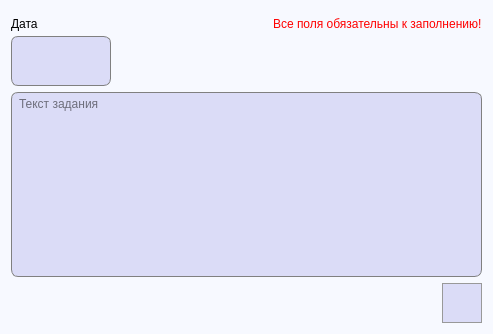
<?xml version="1.0" encoding="UTF-8"?>
<ui version="4.0">
 <class>AddTask</class>
 <widget class="QDialog" name="AddTask">
  <property name="geometry">
   <rect>
    <x>0</x>
    <y>0</y>
    <width>493</width>
    <height>334</height>
   </rect>
  </property>
  <property name="windowTitle">
   <string>Добавление задания</string>
  </property>
  <property name="styleSheet">
   <string notr="true">QDialog {
	background-color: #f7f9ff;
}

QMessageBox {
	background-color: white;
}</string>
  </property>
  <layout class="QGridLayout" name="gridLayout_3">
   <item row="0" column="0">
    <layout class="QGridLayout" name="gridLayout">
     <property name="horizontalSpacing">
      <number>7</number>
     </property>
     <property name="verticalSpacing">
      <number>0</number>
     </property>
     <item row="1" column="0">
      <widget class="QLineEdit" name="dateLine">
       <property name="minimumSize">
        <size>
         <width>100</width>
         <height>25</height>
        </size>
       </property>
       <property name="maximumSize">
        <size>
         <width>100</width>
         <height>16777215</height>
        </size>
       </property>
       <property name="font">
        <font>
         <pointsize>10</pointsize>
        </font>
       </property>
       <property name="styleSheet">
        <string notr="true">QLineEdit {
	border: 1px solid gray;
    border-radius: 7px;
    background-color: #dbdcf7;
	padding-left: 3px;
	border-bottom-left-radius: 0px;
	border-bottom-right-radius: 0px;
	border-bottom: none;
}</string>
       </property>
      </widget>
     </item>
     <item row="2" column="0">
      <widget class="QLineEdit" name="timeLine">
       <property name="minimumSize">
        <size>
         <width>100</width>
         <height>25</height>
        </size>
       </property>
       <property name="maximumSize">
        <size>
         <width>100</width>
         <height>16777215</height>
        </size>
       </property>
       <property name="font">
        <font>
         <pointsize>10</pointsize>
        </font>
       </property>
       <property name="styleSheet">
        <string notr="true">QLineEdit {
	border: 1px solid gray;
    border-radius: 7px;
    background-color: #dbdcf7;
	padding-left: 3px;
	border-top-left-radius: 0px;
	border-top-right-radius: 0px;
	border-top: none;
}</string>
       </property>
      </widget>
     </item>
     <item row="0" column="2">
      <widget class="QLabel" name="errorLabel">
       <property name="font">
        <font>
         <pointsize>9</pointsize>
        </font>
       </property>
       <property name="styleSheet">
        <string notr="true">QLabel {
	color: red;
}</string>
       </property>
       <property name="text">
        <string>Все поля обязательны к заполнению!</string>
       </property>
      </widget>
     </item>
     <item row="0" column="0">
      <widget class="QLabel" name="label_8">
       <property name="minimumSize">
        <size>
         <width>0</width>
         <height>25</height>
        </size>
       </property>
       <property name="font">
        <font>
         <pointsize>9</pointsize>
        </font>
       </property>
       <property name="text">
        <string>Дата</string>
       </property>
      </widget>
     </item>
     <item row="0" column="1">
      <spacer name="horizontalSpacer_3">
       <property name="orientation">
        <enum>Qt::Horizontal</enum>
       </property>
       <property name="sizeHint" stdset="0">
        <size>
         <width>40</width>
         <height>20</height>
        </size>
       </property>
      </spacer>
     </item>
     <item row="1" column="1" rowspan="2" colspan="2">
      <spacer name="horizontalSpacer">
       <property name="orientation">
        <enum>Qt::Horizontal</enum>
       </property>
       <property name="sizeHint" stdset="0">
        <size>
         <width>40</width>
         <height>20</height>
        </size>
       </property>
      </spacer>
     </item>
    </layout>
   </item>
   <item row="1" column="0">
    <layout class="QGridLayout" name="gridLayout_2">
     <item row="1" column="2">
      <widget class="QPushButton" name="createTaskButton">
       <property name="minimumSize">
        <size>
         <width>40</width>
         <height>40</height>
        </size>
       </property>
       <property name="maximumSize">
        <size>
         <width>40</width>
         <height>16777215</height>
        </size>
       </property>
       <property name="toolTip">
        <string>Сохранить задание</string>
       </property>
       <property name="styleSheet">
        <string notr="true">QPushButton {
	background-color: #dbdcf7;
	border: 1px solid #999999;
}

QPushButton:hover {
	background-color: #d5d6f0;
	border: 1px solid #acacac;
}

QPushButton:pressed {
	background-color: #cbcde6;
	border: 2px solid #999999;
}</string>
       </property>
       <property name="text">
        <string/>
       </property>
       <property name="icon">
        <iconset resource="../../images.qrc">
         <normaloff>:/images/save.png</normaloff>:/images/save.png</iconset>
       </property>
       <property name="iconSize">
        <size>
         <width>30</width>
         <height>30</height>
        </size>
       </property>
       <property name="autoDefault">
        <bool>false</bool>
       </property>
      </widget>
     </item>
     <item row="0" column="0" colspan="3">
      <widget class="QTextEdit" name="contentLine">
       <property name="minimumSize">
        <size>
         <width>0</width>
         <height>0</height>
        </size>
       </property>
       <property name="font">
        <font>
         <pointsize>9</pointsize>
        </font>
       </property>
       <property name="styleSheet">
        <string notr="true">QTextEdit {
	border: 1px solid gray;
    border-radius: 7px;
    background-color: #dbdcf7;
	padding-left: 3px;
}</string>
       </property>
       <property name="placeholderText">
        <string>Текст задания</string>
       </property>
      </widget>
     </item>
     <item row="1" column="0" colspan="2">
      <spacer name="horizontalSpacer_2">
       <property name="orientation">
        <enum>Qt::Horizontal</enum>
       </property>
       <property name="sizeHint" stdset="0">
        <size>
         <width>40</width>
         <height>20</height>
        </size>
       </property>
      </spacer>
     </item>
    </layout>
   </item>
  </layout>
 </widget>
 <tabstops>
  <tabstop>dateLine</tabstop>
  <tabstop>timeLine</tabstop>
  <tabstop>contentLine</tabstop>
  <tabstop>createTaskButton</tabstop>
 </tabstops>
 <resources>
  <include location="../../images.qrc"/>
 </resources>
 <connections/>
</ui>
